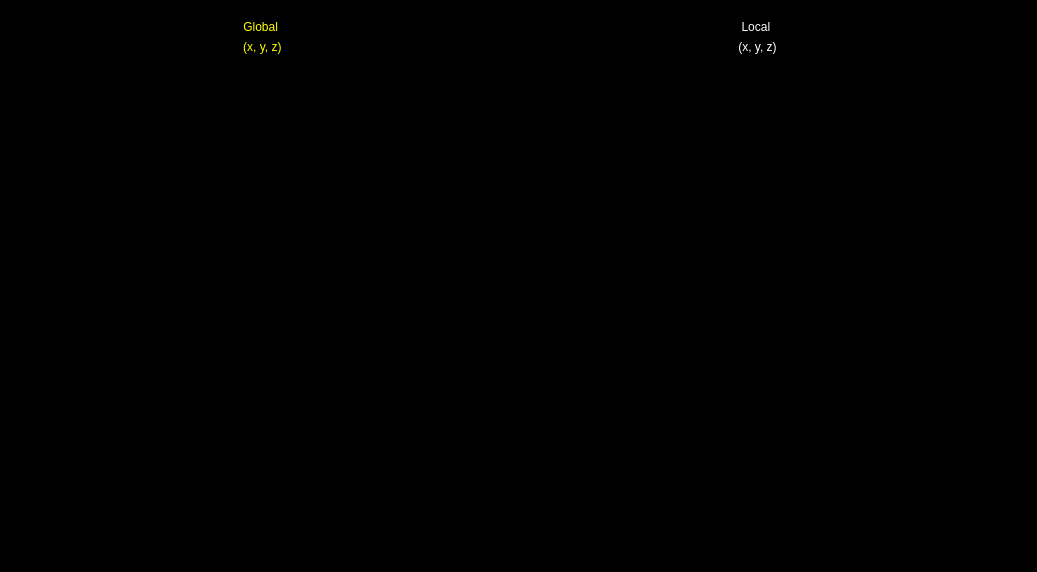
<?xml version="1.0" encoding="UTF-8"?>
<ui version="4.0">
 <class>Form</class>
 <widget class="QWidget" name="Form">
  <property name="geometry">
   <rect>
    <x>0</x>
    <y>0</y>
    <width>1037</width>
    <height>572</height>
   </rect>
  </property>
  <property name="windowTitle">
   <string>Form</string>
  </property>
  <property name="windowIcon">
   <iconset>
    <normaloff>resources/calc.png</normaloff>resources/calc.png</iconset>
  </property>
  <property name="styleSheet">
   <string notr="true">QWidget{
background-color: rgb(00,00,00);
color: #FFFFFF;
}
QPushButton{
	background-color: black;
}
 QPushButton:pressed {
     background-color: rgb(224, 0, 0);     
}
QPushButton:hover {
     background-color: rgb(100, 30, 30);
}
QPushButton#startButton:disabled:checked {
	color: gray;
}
QPushButton#startButton:disabled:checked {
	background-color: #ffaaaa;
}
QPushButton#startButton:disabled:!checked {
	background-color: lightGreen;
}</string>
  </property>
  <widget class="QWidget" name="verticalLayoutWidget">
   <property name="geometry">
    <rect>
     <x>10</x>
     <y>10</y>
     <width>1001</width>
     <height>621</height>
    </rect>
   </property>
   <layout class="QVBoxLayout" name="verticalLayout_T">
    <property name="topMargin">
     <number>10</number>
    </property>
    <item>
     <layout class="QHBoxLayout" name="horizontalLayout_3">
      <item>
       <widget class="QLabel" name="labelGlobal">
        <property name="maximumSize">
         <size>
          <width>16777215</width>
          <height>50</height>
         </size>
        </property>
        <property name="styleSheet">
         <string notr="true">QLabel {
    color: yellow;
}</string>
        </property>
        <property name="text">
         <string> Global</string>
        </property>
        <property name="alignment">
         <set>Qt::AlignCenter</set>
        </property>
       </widget>
      </item>
      <item>
       <widget class="QLabel" name="labelLocal">
        <property name="maximumSize">
         <size>
          <width>16777215</width>
          <height>50</height>
         </size>
        </property>
        <property name="text">
         <string>Local    </string>
        </property>
        <property name="alignment">
         <set>Qt::AlignCenter</set>
        </property>
       </widget>
      </item>
     </layout>
    </item>
    <item>
     <layout class="QHBoxLayout" name="horizontalLayout_4">
      <item>
       <widget class="QLabel" name="labelLocalXYZ_2">
        <property name="styleSheet">
         <string notr="true">QLabel {
    color: yellow;
}</string>
        </property>
        <property name="text">
         <string>  (x, y, z)</string>
        </property>
        <property name="alignment">
         <set>Qt::AlignCenter</set>
        </property>
       </widget>
      </item>
      <item>
       <widget class="QLabel" name="labelGlobalXYZ_2">
        <property name="text">
         <string>(x, y, z)   </string>
        </property>
        <property name="alignment">
         <set>Qt::AlignCenter</set>
        </property>
       </widget>
      </item>
     </layout>
    </item>
    <item>
     <layout class="QVBoxLayout" name="verticalLayout_QBox">
      <property name="leftMargin">
       <number>20</number>
      </property>
      <property name="bottomMargin">
       <number>10</number>
      </property>
     </layout>
    </item>
    <item>
     <spacer name="verticalSpacer_2">
      <property name="orientation">
       <enum>Qt::Vertical</enum>
      </property>
      <property name="sizeHint" stdset="0">
       <size>
        <width>20</width>
        <height>40</height>
       </size>
      </property>
     </spacer>
    </item>
   </layout>
  </widget>
 </widget>
 <resources/>
 <connections/>
</ui>
